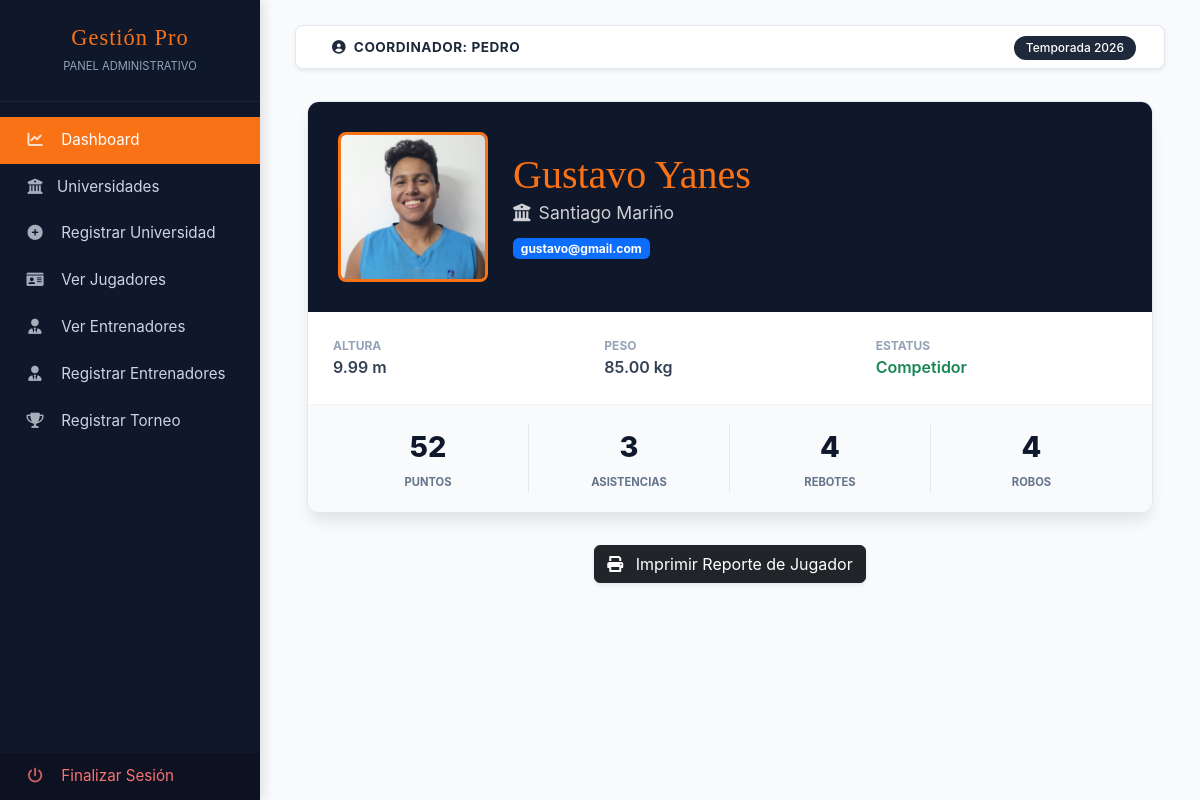
Page /client/coordinador/views/jugadores/jugador.php?id=13 (signed in) on the committed database.
### tables this page shows
CREATE TABLE `usuarios` (
  `id_usuario` int(11) NOT NULL,
  `nombre_usuario` varchar(100) NOT NULL,
  `password_usuario` varchar(255) NOT NULL,
  `email_usuario` varchar(100) DEFAULT NULL,
  `id_universidad_fk` int(11) DEFAULT NULL,
  `id_rol_fk` int(11) DEFAULT NULL,
  `fecha_creacion` timestamp NOT NULL DEFAULT current_timestamp(),
  `fecha_actualizacion` timestamp NOT NULL DEFAULT current_timestamp() ON UPDATE current_timestamp(),
  `isActive` int(11) DEFAULT NULL
);

CREATE TABLE `jugadores` (
  `id_jugador` int(11) NOT NULL,
  `nombre_jugador` varchar(100) DEFAULT NULL,
  `email_jugador` varchar(100) DEFAULT NULL,
  `password_jugador` varchar(255) DEFAULT NULL,
  `altura_jugador` decimal(3,2) DEFAULT NULL,
  `peso_jugador` decimal(5,2) DEFAULT NULL,
  `fecha_nacimiento` date DEFAULT NULL,
  `id_universidad_fk` int(11) DEFAULT NULL,
  `id_objetivo_fk` int(11) DEFAULT NULL,
  `isActive` int(11) DEFAULT NULL,
  `fecha_creacion` timestamp NOT NULL DEFAULT current_timestamp(),
  `fecha_actualizacion` timestamp NOT NULL DEFAULT current_timestamp() ON UPDATE current_timestamp(),
  `imagen_jugador` text DEFAULT NULL,
  `puntos` int(11) DEFAULT NULL,
  `asistencias` int(11) DEFAULT NULL,
  `rebotes` int(11) DEFAULT NULL,
  `robos` int(11) DEFAULT NULL
);

CREATE TABLE `academias` (
  `id_universidad` int(11) NOT NULL,
  `nombre_universidad` varchar(100) NOT NULL,
  `ubicacion` varchar(255) DEFAULT NULL,
  `imagen` text DEFAULT NULL
);

### app/config.php (called while the page is built, shortened)
<?php
    $URL = "http://localhost/academy";
?>

### client/coordinador/layouts/verificacion.php (called while the page is built, shortened)
<?php
    require_once __DIR__ . '/../../../app/config.php';
    if (!isset($_SESSION['sesioncoordinador'])) {
        $_SESSION['mensaje'] = "Debes iniciar sesión para acceder";
        $_SESSION['icon_mensaje'] = "warning";
        header('Location: ' . $URL . '/login.php');
        exit();
    } else {
        $usuario_sesion = $_SESSION['sesioncoordinador'];
        $sql2 = "SELECT * FROM usuarios WHERE email_usuario = :email";
        $query = $pdo->prepare($sql2);
        $query->bindParam(':email', $usuario_sesion);
        $query->execute();
        $usuarioLogueado = $query->fetch(PDO::FETCH_ASSOC);
    }
?>

### client/coordinador/views/jugadores/jugador.php (the view, shortened to what this page needs)
    <?php include '../../layouts/verificacion.php'; ?>
<?php include '../../layouts/parte1.php'; ?>
<?php
    $id_jugador = $_GET['id'] ?? null;
    if ($id_jugador) {
        $sql = "SELECT * FROM jugadores
        inner join academias on jugadores.id_universidad_fk = academias.id_universidad
        WHERE id_jugador = :id_jugador";
        $query = $pdo->prepare($sql);
        $query->bindParam(':id_jugador', $id_jugador, PDO::PARAM_INT);
        $query->execute();
        $jugador = $query->fetch(PDO::FETCH_ASSOC);
    } else {
        echo "Jugador no encontrado.";
        exit;
    }
?>
<div class="container">
    <div class="scouting-card">
        <div class="scouting-header">
            <div class="img-container">
                <?php if (!empty($jugador['imagen_jugador'])): ?>
                    <img src="<?php echo $URL; ?>/client/assets/img/jugadores/<?php echo $jugador['imagen_jugador']; ?>" alt="Foto Jugador">
                <?php else: ?>
                    <div class="h-100 d-flex align-items-center justify-content-center">
                        <i class="fas fa-user-ninja fa-4x text-secondary"></i>
                    </div>
                <?php endif; ?>
            </div>
            <div class="player-title">
                <h1><?php echo $jugador['nombre_jugador']; ?></h1>
                <p><i class="fas fa-university me-2"></i><?php echo $jugador['nombre_universidad']; ?></p>
                <div class="mt-2">
                    <span class="badge bg-primary"><?php echo $jugador['email_jugador']; ?></span>
                </div>
            </div>
        </div>
        <div class="scouting-content">
            <div>
                <span class="data-label">Altura</span>
                <span class="data-value"><?php echo $jugador['altura_jugador'] ?? '--'; ?> m</span>
            </div>
            <div>
                <span class="data-label">Peso</span>
                <span class="data-value"><?php echo $jugador['peso_jugador'] ?? '--'; ?> kg</span>
            </div>
            <div>
                <span class="data-label">Estatus</span>
                <span class="data-value text-success">Competidor</span>
            </div>
        </div>
        <div class="stats-grid">
            <div class="stat-box">
                <span class="stat-value"><?php echo $jugador['puntos'] ?? '0'; ?></span>
                <span class="stat-label">Puntos</span>
            </div>
            <div class="stat-box">
                <span class="stat-value"><?php echo $jugador['asistencias'] ?? '0'; ?></span>
                <span class="stat-label">Asistencias</span>
            </div>
            <div class="stat-box">
                <span class="stat-value"><?php echo $jugador['rebotes'] ?? '0'; ?></span>
                <span class="stat-label">Rebotes</span>
            </div>
            <div class="stat-box">
                <span class="stat-value"><?php echo $jugador['robos'] ?? '0'; ?></span>
                <span class="stat-label">Robos</span>
            </div>
        </div>
    </div>
    <div class="text-center mt-3">
        <button onclick="window.print();" class="btn btn-dark shadow-sm">
            <i class="fas fa-print me-2"></i> Imprimir Reporte de Jugador
        </button>
    </div>
</div>
<?php include '../../layouts/parte2.php'; ?>

### client/coordinador/layouts/parte1.php (shortened to what this page needs)
<?php
    require_once __DIR__ . '/../../../app/config.php';
?>
<!DOCTYPE html>
<html lang="es">
<head>
    <link href="https://cdn.jsdelivr.net/npm/bootstrap@5.3.0/dist/css/bootstrap.min.css" rel="stylesheet">
    <link rel="stylesheet" href="https://cdnjs.cloudflare.com/ajax/libs/font-awesome/6.0.0/css/all.min.css">
</head>
<body>
<div class="wrapper">
    <nav id="sidebar">
        <div class="sidebar-header text-center">
            <h3 class="bebas mb-0">Gestión Pro</h3>
            <small style="color: var(--text-muted); text-transform: uppercase; font-size: 0.7rem;">Panel Administrativo</small>
        </div>
        <ul class="list-unstyled components">
            <li class="active">
                <a href="<?php echo $URL . '/client/coordinador/views/index.php'; ?>"><i class="fas fa-chart-line"></i> Dashboard</a>
            </li>
            <li>
                <a href="<?php echo $URL . '/client/coordinador/views/universidades/index.php'; ?>"><i class="fas fa-university"></i>Universidades</a>
            </li>
            <li>
                <a href="<?php echo $URL . '/client/coordinador/views/universidades/create.php'; ?>"><i class="fas fa-plus-circle"></i> Registrar Universidad</a>
            </li>
            <li>
                <a href="<?php echo $URL . '/client/coordinador/views/jugadores/index.php'; ?>"><i class="fas fa-id-card"></i> Ver Jugadores</a>
            </li>
                <li>
                    <a href="<?php echo $URL . '/client/coordinador/views/entrenadores/index.php'; ?>"><i class="fas fa-user-tie"></i> Ver Entrenadores</a>
            </li>
            <li>
                <a href="<?php echo $URL . '/client/coordinador/views/entrenadores/create.php'; ?>"><i class="fas fa-user-tie"></i> Registrar Entrenadores</a>
            </li>
            <li>
                <a href="<?php echo $URL . '/client/coordinador/views/torneos/index.php'; ?>"><i class="fas fa-trophy"></i> Registrar Torneo</a>
            </li>
        </ul>
        <div class="logout-section">
            <ul class="list-unstyled mb-0">
                <li>
                    <a href="<?php echo $URL; ?>/app/controllers/controllers_entrenador/logout.php" class="logout-link">
                        <i class="fas fa-power-off"></i> Finalizar Sesión
                    </a>
                </li>
            </ul>
        </div>
    </nav>
    <div id="content">
        <nav class="navbar navbar-expand-lg navbar-admin px-3 py-2 shadow-sm">
            <div class="container-fluid">
                <span class="ms-2 fw-bold text-uppercase">
                   <i class="fas fa-user-circle me-1"></i> COORDINADOR: <?php echo $usuarioLogueado['nombre_usuario']; ?>
                </span>
                <div class="ms-auto">
                    <span class="badge badge-season rounded-pill">Temporada 2026</span>
                </div>
            </div>
        </nav>

### client/coordinador/layouts/parte1.php (style rules this page uses)
:root { --admin-dark: #1e293b; --admin-sidebar: #0f172a; --admin-accent: #f97316; --admin-bg: #f8fafc; --text-muted: #94a3b8; --border-color: #e2e8f0; }
body { font-family: 'Inter', 'Poppins', sans-serif; background-color: var(--admin-bg); color: #334155; }
.bebas { font-family: 'Bebas Neue', cursive; letter-spacing: 1px; }
.wrapper { display: flex; width: 100%; align-items: stretch; }
#sidebar { min-width: 260px; max-width: 260px; background: var(--admin-sidebar); color: #fff; transition: all 0.3s; min-height: 100vh; display: flex; flex-direction: column; box-shadow: 4px 0 10px rgba(0,0,0,0.1); }
#sidebar .sidebar-header { padding: 25px 20px; background: var(--admin-sidebar); border-bottom: 1px solid rgba(255,255,255,0.05); }
#sidebar .sidebar-header h3 { font-size: 1.4rem; color: var(--admin-accent); }
#sidebar ul.components { padding: 15px 0; }
#sidebar ul li a { padding: 12px 25px; display: block; color: #cbd5e1; text-decoration: none; transition: all 0.2s; font-weight: 400; font-size: 0.95rem; }
#sidebar ul li.active > a { background: var(--admin-accent); color: white; }
#sidebar ul li a i { margin-right: 12px; width: 20px; text-align: center; opacity: 0.8; }
#content { width: 100%; padding: 25px 35px; }
.navbar-admin { background: white; border: 1px solid var(--border-color); border-radius: 8px !important; margin-bottom: 30px; }
.navbar-admin .fw-bold { color: var(--admin-dark); font-size: 0.85rem; letter-spacing: 0.5px; }
.logout-section { margin-top: auto; background: rgba(0,0,0,0.2); }
.logout-link { color: #f87171 !important; }
.badge-season { background-color: var(--admin-dark); padding: 6px 12px; font-weight: 500; }

### client/coordinador/views/jugadores/jugador.php (style rules this page uses)
:root { --dark-panel: #0f172a; --accent-orange: #f97316; --stats-bg: #f8fafc; }
.scouting-card { background: #fff; border-radius: 12px; border: 1px solid #e2e8f0; box-shadow: 0 10px 15px -3px rgba(0, 0, 0, 0.1); max-width: 850px; margin: 2rem auto; overflow: hidden; }
.scouting-header { background: var(--dark-panel); color: white; padding: 30px; display: flex; align-items: center; gap: 25px; }
.img-container { width: 150px; height: 150px; border-radius: 8px; border: 3px solid var(--accent-orange); overflow: hidden; background: #1e293b; }
.img-container img { width: 100%; height: 100%; object-fit: cover; }
.player-title h1 { font-family: 'Bebas Neue', cursive; font-size: 2.5rem; margin: 0; line-height: 1; color: var(--accent-orange); }
.player-title p { font-size: 1.1rem; margin: 5px 0 0; opacity: 0.8; }
.scouting-content { padding: 25px; display: grid; grid-template-columns: repeat(3, 1fr); gap: 20px; border-bottom: 1px solid #f1f5f9; }
.stats-grid { display: grid; grid-template-columns: repeat(4, 1fr); background: var(--stats-bg); padding: 20px; }
.stat-box { text-align: center; border-right: 1px solid #e2e8f0; }
.stat-box:last-child { border-right: none; }
.stat-value { display: block; font-size: 1.8rem; font-weight: 800; color: var(--dark-panel); }
.stat-label { font-size: 0.7rem; font-weight: 700; color: #64748b; text-transform: uppercase; }
.data-label { display: block; font-size: 0.75rem; color: #94a3b8; font-weight: 700; text-transform: uppercase; }
.data-value { font-size: 1rem; font-weight: 600; color: #334155; }

### rows in the picture
usuarios: nombre_usuario "PEDRO"
jugadores: imagen_jugador (picture), nombre_jugador "Gustavo Yanes", id_universidad_fk.nombre_universidad "Santiago Mariño", email_jugador "gustavo@gmail.com", altura_jugador "9.99", peso_jugador "85.00", puntos "52", asistencias "3", rebotes "4", robos "4"
